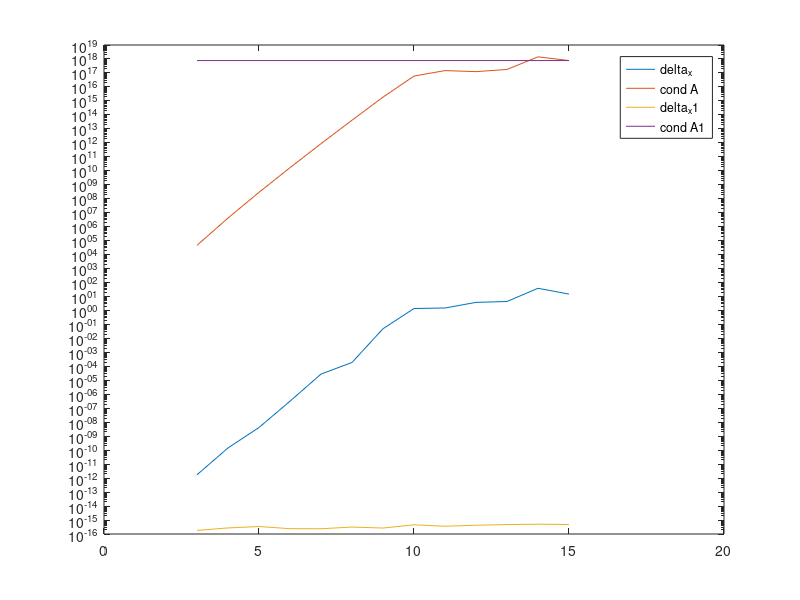

This figure's MATLAB source:
% u1 u2 u3 u4 i1 i3 i5 i7
clear
r1=2; r3=2; r5=2;
r7=1; r8=1; r2=4; r4=4;r6=4;
e0=12;
r=[r1 r2 r3 r4 r5 r6 r7 r8];
A=[1 0 0 0 r1 0 0 0;
    1 -1 0 0 0 -r3 0 0;
    0 1 -1 0 0 0 -r5 0
    0 0 1 -1 0 0 0 -r7
    0 0 0 1 0 0 0 -r8
    0 0 1 0 0 0 -r6 r6
    0 1 0 0 0 -r4 r4 0
    1 0 0 0 -r2 r2 0 0
    ];
b=[e0 0 0 0 0 0 0 0]';
x=A\b;
u_3=x(3);
% e0 - i1*r1=u1 ->u1 + i1*r1 =e0
% u1 -i3*r3=u2-> u1 -u2-i3*r3=0
% u2-i5*r5=u3-> u2 -u3 -i5*r5=0
% u3-i7*r7=u4->u3-u4-i7*r7=0
% u4=r8*i7->u4-r8*i7=0
% u3= r6*(i7-i5)-> -u3+r6*i7-r6*i5=0
% u2= r4*(i5-i3)-> -u2+r4*i5-r4*i3=0 
% u1= r2*(i3-i1)-> -u1+r2*i3-r2*i1=0
%%
r5_z=r5*(1+0.01*(2*rand-1));
A(3,7)=-r5_z;
xn=A\b;
zmiana_U3_1=abs(xn(3)-x(3));
%%
for i=1:100
r5_z=r5*(1+0.01*(2*rand-1));
A(3,7)=-r5_z;
xz=A\b;
blad(i)=abs(xz(3)-u_3)/abs(u_3);
end
mean(blad)
max(blad)

%%
clear
N=6;
for i=1:N
    for j=1:N
        A(i,j)=1/(i+j+6);
    end
end
b=sum(A,2);
x=A\b;
delta_x=norm(x-ones(N,1))/norm(ones(N,1))
fprintf("cond(A)=%d\n",cond(A))
%%
clear
for N=3:15
for i=1:N
    for j=1:N
        A(i,j)=1/(i+j+6);
    end
end
b=sum(A,2);
x=A\b;
delta_x(N)=norm(x-ones(N,1))/norm(ones(N,1));
wskaz(N)=cond(A);
%fprintf("cond(A)=%d\n",cond(A))
end
semilogy(delta_x)
hold on;
semilogy(wskaz)


for N1=3:15
for i=1:N1
    for j=1:N1
        A1(i,j)=1/(i+j+6);
    end
end
A1=A1+16*eye(N1);
b1=sum(A1,2);
x1=A1\b1;
delta_x1(N1)=norm(x1-ones(N1,1))/norm(ones(N1,1));
wskaz1(N1)=cond(A);
%fprintf("cond(A)=%d\n",cond(A))
end
semilogy(delta_x1)
hold on;
semilogy(wskaz1)
legend('delta_x','cond A','delta_x1','cond A1')
